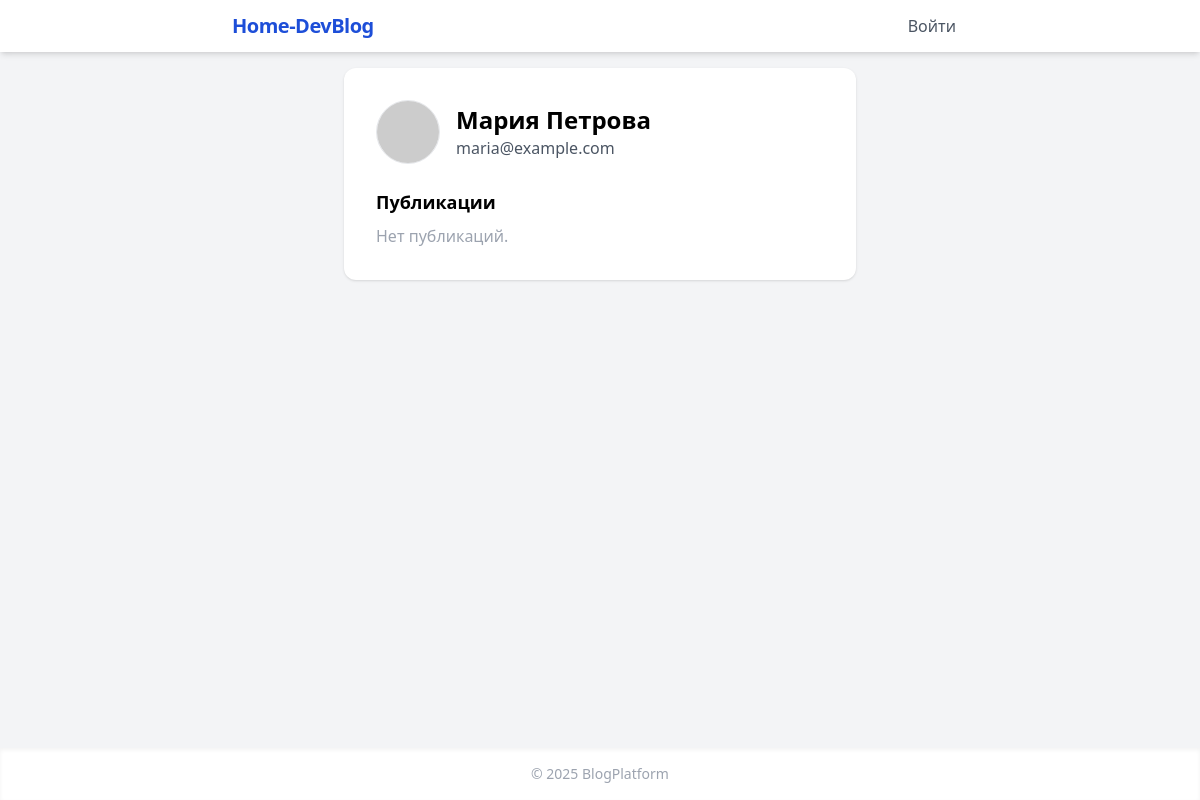
Before: /user/2 with the older database file.
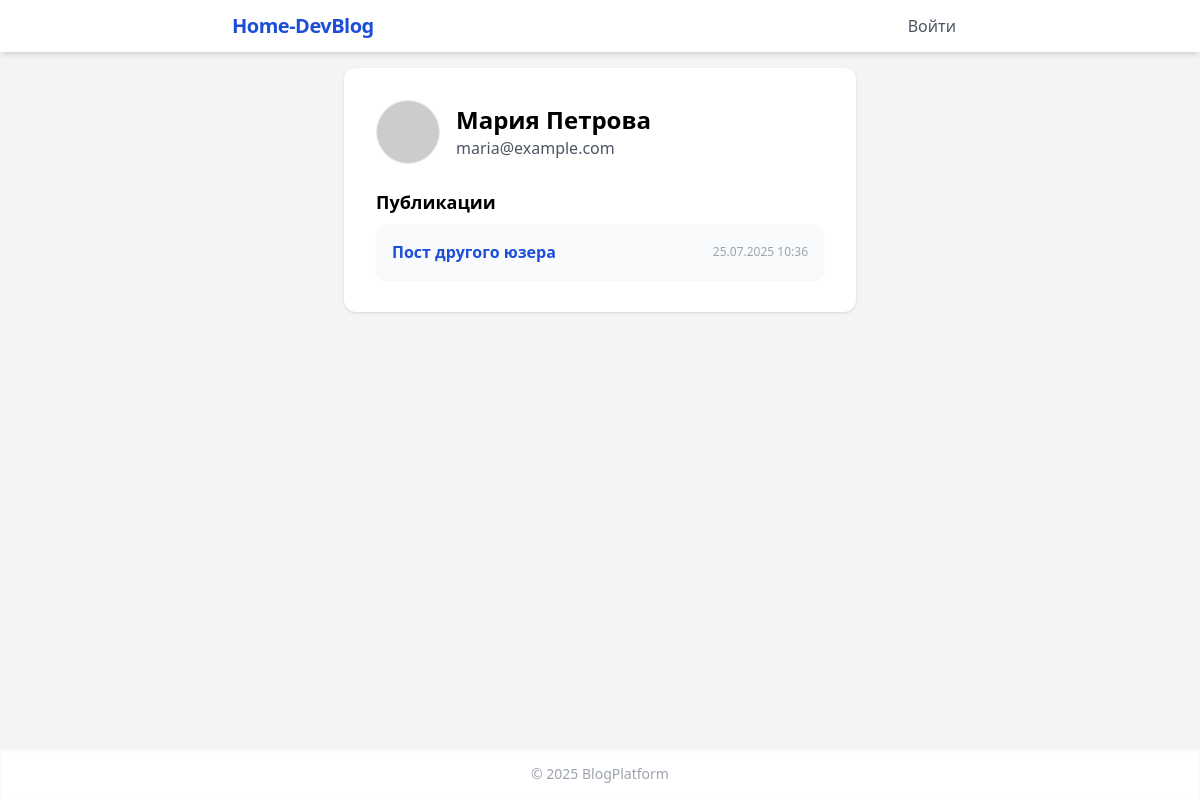
After: the same page with the newer database file.
### app.py (models this page shows)
class User(db.Model):
    id = db.Column(db.Integer, primary_key=True)
    name = db.Column(db.String(80))
    email = db.Column(db.String(120), unique=True, nullable=False)
    password = db.Column(db.String(200), nullable=False)
    avatar = db.Column(db.String(200), nullable=True)

class Post(db.Model):
    id = db.Column(db.Integer, primary_key=True)
    user_id = db.Column(db.Integer, db.ForeignKey('user.id'), nullable=False)
    title = db.Column(db.String(200))
    content = db.Column(db.Text)
    date = db.Column(db.DateTime)
    tags = db.Column(db.String(200))
    is_private = db.Column(db.Boolean, default=False)
    user = db.relationship('User')

### app.py (the view)
@app.route('/user/<int:user_id>')
def view_user(user_id):
    target = User.query.get_or_404(user_id)
    user = get_current_user()
    posts = Post.query.filter_by(user_id=target.id).order_by(Post.date.desc()).all()
    is_subscribed = False
    if user and user.id != target.id:
        is_subscribed = Subscription.query.filter_by(subscriber_id=user.id, subscribed_id=target.id).first() is not None
    return render_template('user.html', user=user, target=target, posts=posts, is_subscribed=is_subscribed)

### app.py (called while the page is built)
def get_current_user():
    if 'user_id' in session:
        return User.query.get(session['user_id'])
    return None

### templates/user.html (shortened to what this page needs)
{% extends "base.html" %}
{% block content %}
<div class="max-w-lg mx-auto bg-white p-8 rounded-xl shadow">
    <div class="flex gap-4 items-center mb-6">
        <img src="{{ target.avatar or 'https://randomuser.me/api/portraits/men/1.jpg' }}" class="w-16 h-16 rounded-full border">
        <div>
            <h1 class="text-2xl font-bold">{{ target.name }}</h1>
            <div class="text-gray-600">{{ target.email }}</div>
        </div>
    </div>
    <h2 class="text-lg font-semibold mb-2">Публикации</h2>
    <div class="space-y-4">
    {% for post in posts %}
        <div class="bg-gray-50 rounded-xl p-4 shadow-sm flex items-center gap-2">
            <a href="{{ url_for('post_view', post_id=post.id) }}" class="text-blue-700 font-semibold hover:underline">{{ post.title }}</a>
            <span class="text-xs text-gray-400 ml-auto">{{ post.date.strftime('%d.%m.%Y %H:%M') }}</span>
        </div>
    {% else %}
        <div class="text-gray-400">Нет публикаций.</div>
    {% endfor %}
    </div>
</div>
{% endblock %}

### templates/base.html (shortened to what this page needs)
<!DOCTYPE html>
<html lang="ru">
<head>
    <script src="https://cdn.tailwindcss.com"></script>
</head>
<body class="bg-gray-100 min-h-screen flex flex-col">
    <nav class="bg-white shadow-md">
        <div class="max-w-3xl mx-auto px-4 py-3 flex justify-between items-center">
            <a href="{{ url_for('index') }}" class="font-bold text-blue-700 text-xl tracking-tight">Home-DevBlog</a>
            <div>
                {% if user %}
                    <a href="{{ url_for('profile') }}" class="text-gray-600 hover:text-blue-600 px-3">Профиль</a>
                    <a href="{{ url_for('new_post') }}" class="text-gray-600 hover:text-blue-600 px-3">Новый пост</a>
                    <a href="{{ url_for('logout') }}" class="text-gray-600 hover:text-red-500 px-3">Выйти</a>
                {% else %}
                    <a href="{{ url_for('login') }}" class="text-gray-600 hover:text-blue-600 px-3">Войти</a>
                {% endif %}
            </div>
        </div>
    </nav>
    <main class="flex-1 max-w-3xl w-full mx-auto p-4">
        {% block content %}{% endblock %}
    </main>
    <footer class="bg-white text-center text-gray-400 py-4 shadow-inner text-sm mt-auto">
        &copy; {{ 2025 }} BlogPlatform
    </footer>
</body>
</html>

Changed rows visible on the page:
added Post: title "Пост другого юзера", date "25.07.2025 10:36"
Other visible differences:
text no longer shown: "Нет публикаций."
